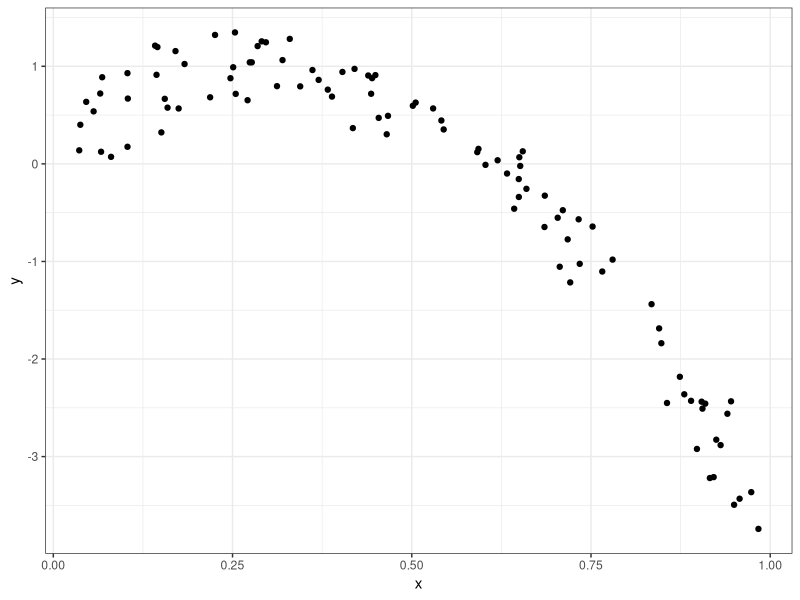
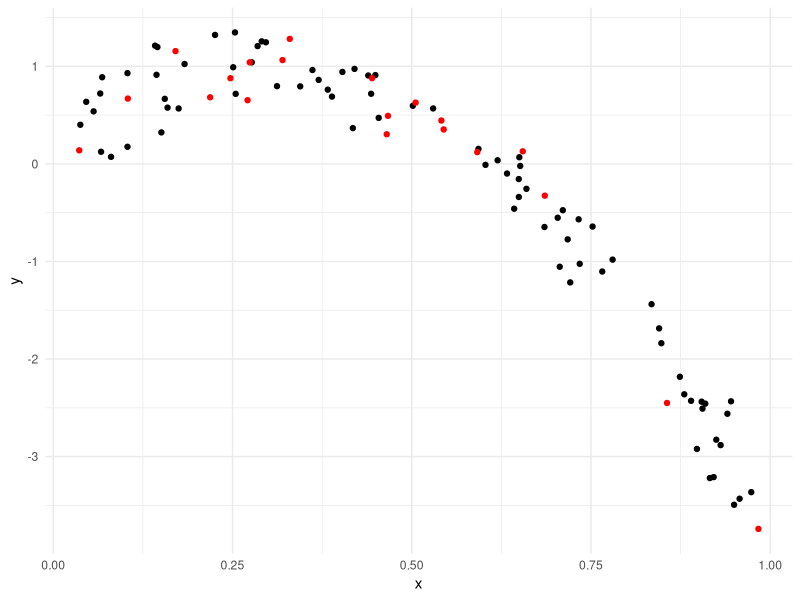
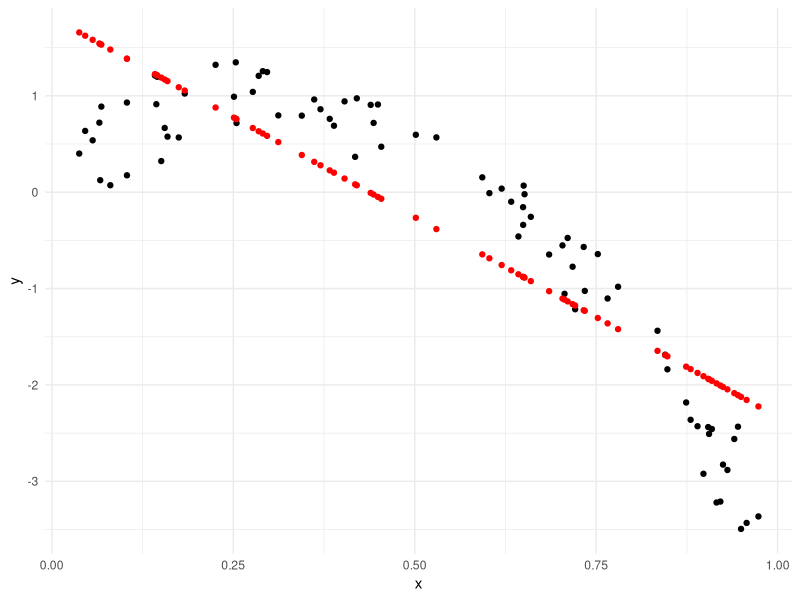
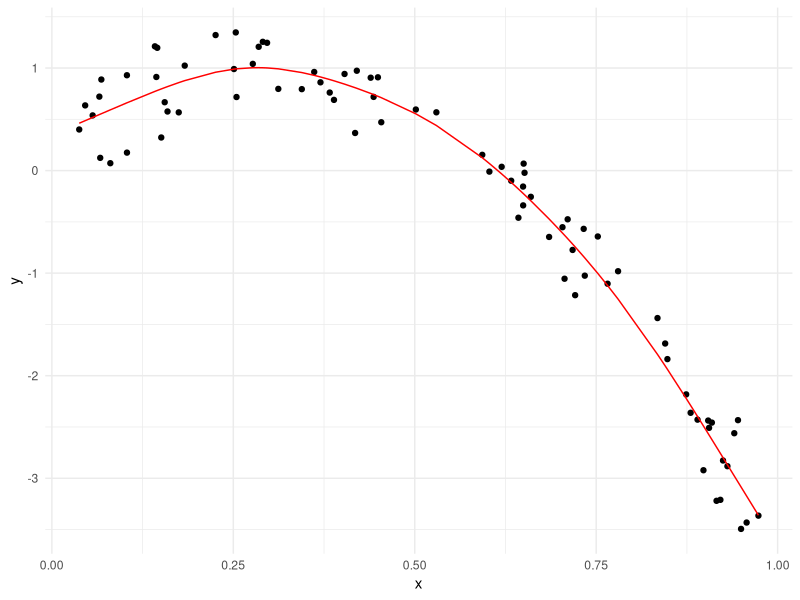
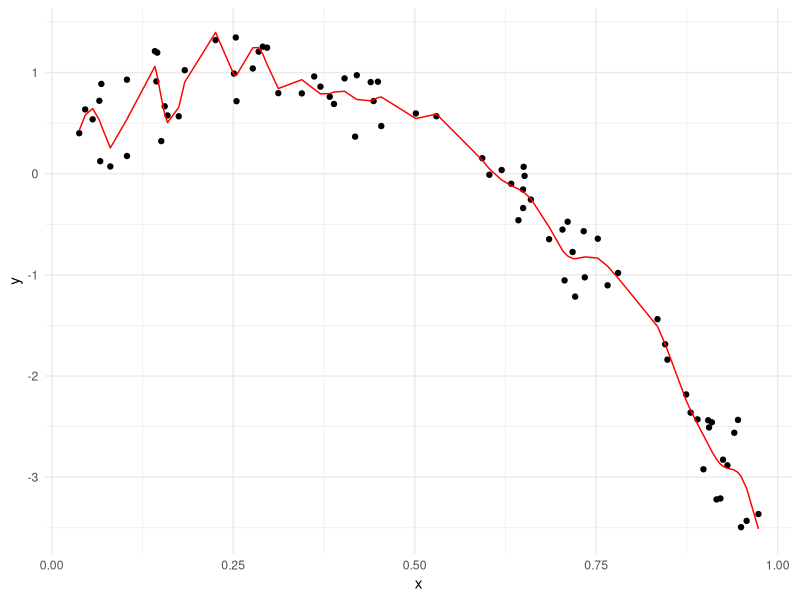

The R script that drew these images, in order:
## ---- chunk 1
library(tidyverse)
library(knitr)
library(readxl)
library(viridis)
library(patchwork)
knitr::opts_chunk$set(
	echo = TRUE,
	warning = FALSE,
	fig.width = 8, 
  fig.height = 6,
  out.width = "90%"
)
options(
  ggplot2.continuous.colour = "viridis",
  ggplot2.continuous.fill = "viridis"
)
scale_colour_discrete = scale_colour_viridis_d
scale_fill_discrete = scale_fill_viridis_d
theme_set(theme_minimal() + theme(legend.position = "bottom"))

library(modelr)
library(mgcv)
## ---- chunk 2
nonlin_df = 
  tibble(
    id = 1:100,
    x = runif(100, 0, 1),
    y = 1 - 10 * (x - .3) ^ 2 + rnorm(100, 0, .3)
  )

nonlin_df %>% 
  ggplot(aes(x = x, y = y)) + 
  geom_point() + theme_bw()
## ---- chunk 3
train_df = sample_frac(nonlin_df, size = 0.80)

test_df = anti_join(nonlin_df, train_df, by="id")

ggplot(train_df, aes(x=x, y=y)) +
  geom_point() +
  geom_point(data=test_df, color="red")
## ---- chunk 4
linear_mod = lm(y~x, data=train_df)

smooth_mod = mgcv::gam(y~s(x), data=train_df)

wiggly_mod = mgcv::gam(y~s(x, k=30), sp=10e-6, data=train_df)
## ---- chunk 5
train_df %>% 
  add_predictions(linear_mod) %>% 
  ggplot(aes(x=x, y=y)) +
  geom_point() +
  geom_point(aes(y=pred), color="red")

train_df %>% 
  add_predictions(smooth_mod) %>% 
  ggplot(aes(x = x, y = y)) + geom_point() + 
  geom_line(aes(y = pred), color = "red")

train_df %>% 
  add_predictions(wiggly_mod) %>% 
  ggplot(aes(x = x, y = y)) + geom_point() + 
  geom_line(aes(y = pred), color = "red")
## ---- chunk 6
rmse(linear_mod, test_df)

rmse(smooth_mod, test_df)

rmse(wiggly_mod, test_df)
## ---- chunk 7
cv_df = 
  crossv_mc(nonlin_df, 100)

cv_df %>% pull(train) %>% .[[1]] %>% as_tibble
## ---- chunk 8
cv_df =
  cv_df %>% 
  mutate(
    train = map(train, as_tibble),
    test = map(test, as_tibble))

cv_results = 
cv_df %>% 
  mutate(
    linear_mods = map(.x = train, ~lm(y ~ x, data = .x)),
    smooth_mods = map(.x = train, ~gam(y ~ s(x), data = .x)),
    wiggly_mods = map(.x = train, ~gam(y~s(x, k=30), sp=10e-6, data = .x)),
    
    rmse_lin = map2(.x = linear_mods, .y = test, ~rmse(.x, .y)),
    rmse_smooth = map2(.x = smooth_mods, .y = test, ~rmse(.x, .y)),
    rmse_wiggly = map2(.x = wiggly_mods, .y = test, ~rmse(.x, .y))
  )
